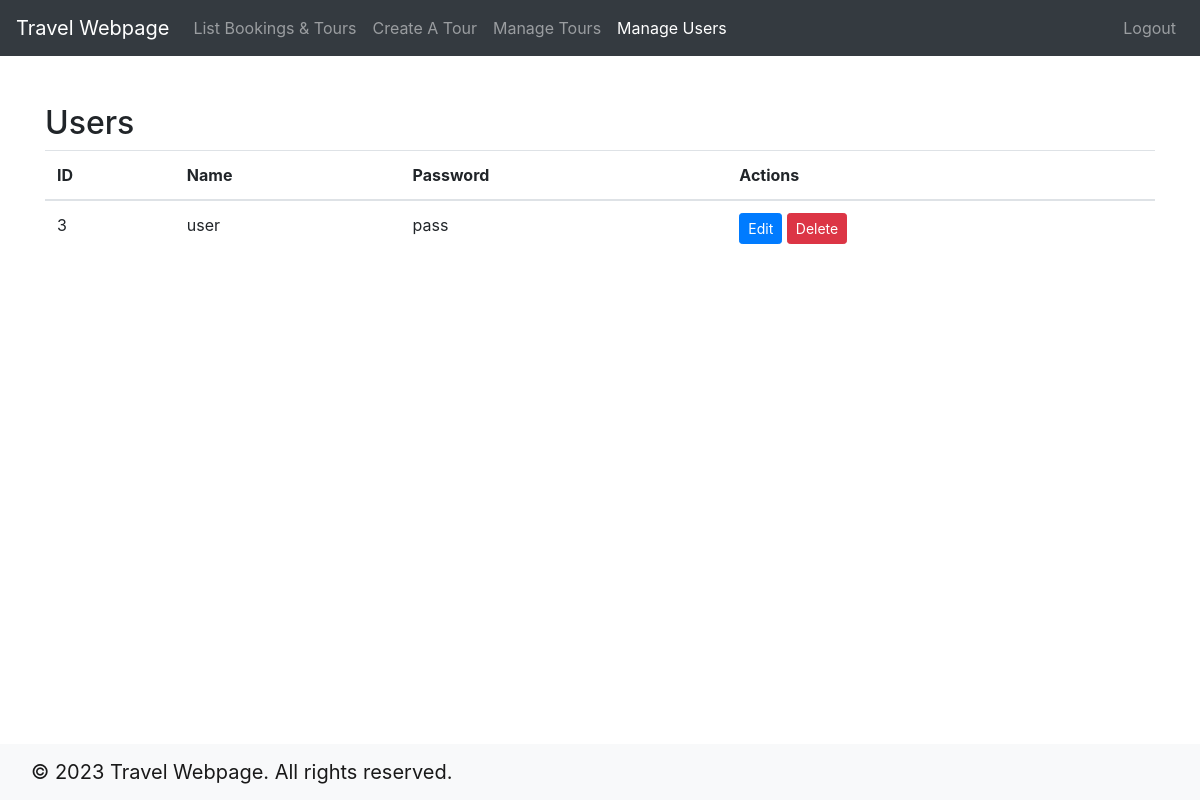
/admin/users.php, run on the app's committed database.
### tables this page shows
CREATE TABLE `users` (
  `id` int(11) NOT NULL,
  `username` varchar(255) NOT NULL,
  `password` varchar(255) NOT NULL,
  `created_at` timestamp NOT NULL DEFAULT current_timestamp(),
  `updated_at` timestamp NOT NULL DEFAULT current_timestamp() ON UPDATE current_timestamp()
);

### admin/users.php (the view, shortened to what this page needs)
<?php
include '../db/db_connection.php';
$stmt = $connection->query("SELECT * FROM users WHERE id!=2");
if ($stmt->rowCount() > 0) {
  $users = $stmt->fetchAll(PDO::FETCH_ASSOC);
} else {
  $users = [];
}
?>
<!DOCTYPE html>
<html>
<head>
  <link rel="stylesheet" href="https://stackpath.bootstrapcdn.com/bootstrap/4.5.2/css/bootstrap.min.css">
</head>
<body>
<nav class="navbar navbar-expand-lg navbar-dark bg-dark">
    <a class="navbar-brand" href="#">Travel Webpage</a>
    <ul class="navbar-nav ml-auto">
        <li class="nav-item">
          <a class="nav-link" href="dashboard.php">List Bookings & Tours</a>
        </li>
        <li class="nav-item">
          <a class="nav-link" href="create-tours.php">Create A Tour</a>
        </li>
        <li class="nav-item">
          <a class="nav-link" href="tours.php">Manage Tours</a>
        </li>
        <li class="nav-item">
          <a class="nav-link active" href="users.php">Manage Users</a>
        </li>
      </ul>
    <div class="collapse navbar-collapse" id="navbarNav">
      <ul class="navbar-nav ml-auto">
        <li class="nav-item">
          <a class="nav-link" href="logout.php">Logout</a>
        </li>
      </ul>
    </div>
  </nav>
  <div class="container mt-5">
    <h2>Users</h2>
    <table class="table">
      <thead>
        <tr>
          <th>ID</th>
          <th>Name</th>
          <th>Password</th>
          <th>Actions</th>
        </tr>
      </thead>
      <tbody>
        <?php foreach ($users as $user) : ?>
          <tr>
            <td><?php echo $user['id']; ?></td>
            <td><?php echo $user['username']; ?></td>
            <td><?php echo $user['password']; ?></td>
            <td>
              <button type="button" class="btn btn-primary btn-sm" data-toggle="modal" data-target="#editModal<?php echo $user['id']; ?>">Edit</button>
              <form method="POST" style="display: inline-block;">
                <button type="submit" name="delete" class="btn btn-danger btn-sm" onclick="return confirm('Are you sure you want to delete this user?')">Delete</button>
              </form>
            </td>
          </tr>
        <?php endforeach; ?>
      </tbody>
    </table>
  </div>
  <footer class="footer">
    <nav class="navbar fixed-bottom navbar-light bg-light">
      <div class="container-fluid">
        <a class="navbar-brand text-center" href="#">© 2023 Travel Webpage. All rights reserved.</a>
      </div>
  </footer>
</body>
</html>

### data on the page
users: id "3", username "user", password "pass"
